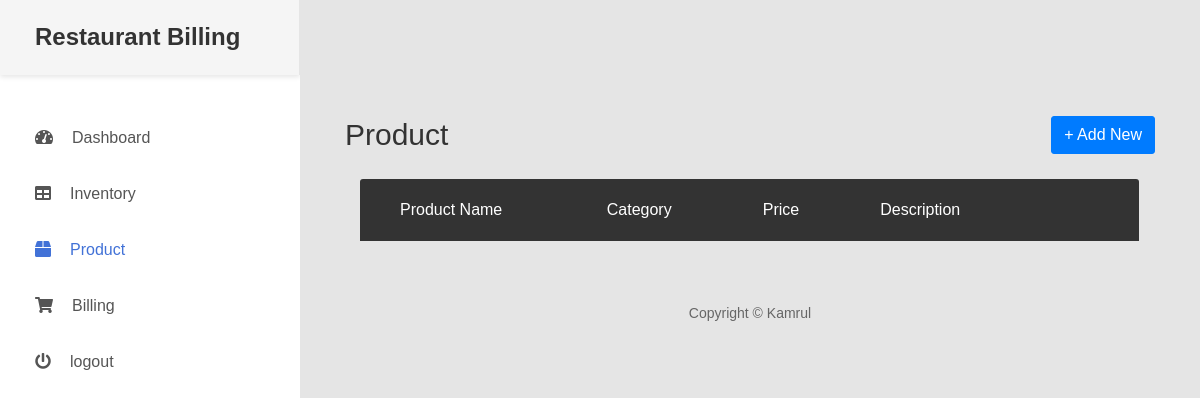
Before: /product.php with the older database file.
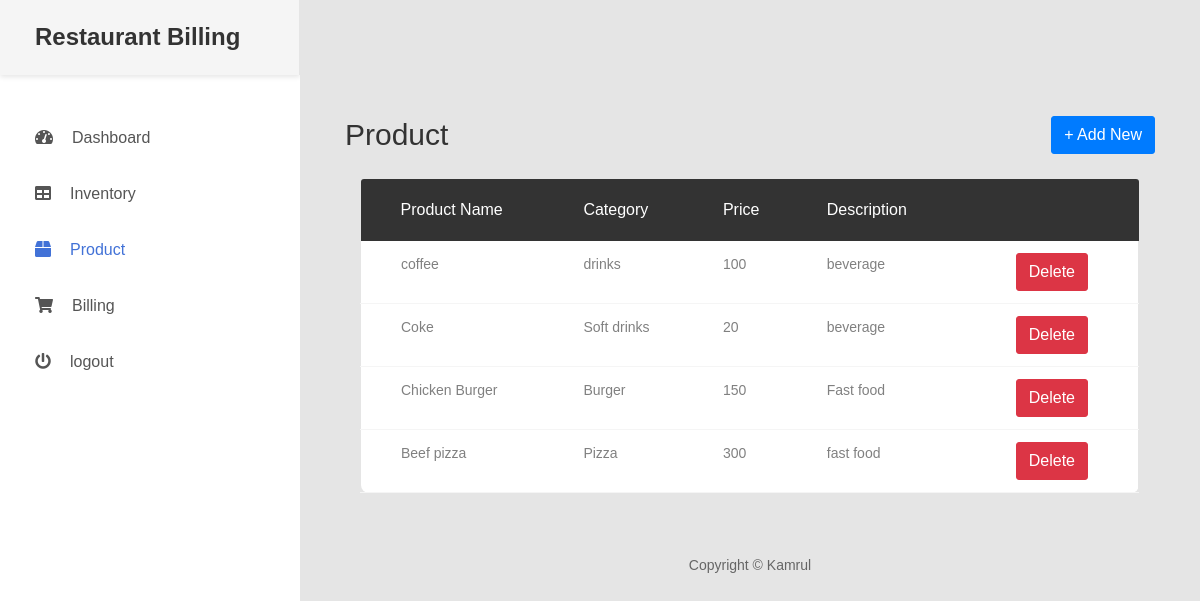
After: the same page with the newer database file.
### tables this page shows
CREATE TABLE `product` (
  `id` int(11) NOT NULL,
  `product_name` varchar(50) NOT NULL,
  `category` varchar(50) NOT NULL,
  `price` int(10) NOT NULL,
  `description` varchar(100) NOT NULL
);

### product.php (the view, shortened to what this page needs)
<?php
    include 'conn.php';
?>
<!DOCTYPE html>
<html lang="en">
<head>
    <link href="assets/css/font-face.css' %}" rel="stylesheet" media="all">
    <link href="assets/vendor/font-awesome-4.7/css/font-awesome.min.css" rel="stylesheet" media="all">
    <link href="assets/vendor/font-awesome-5/css/fontawesome-all.min.css" rel="stylesheet" media="all">
    <link href="assets/vendor/mdi-font/css/material-design-iconic-font.min.css" rel="stylesheet" media="all">
    <link href="assets/vendor/bootstrap-4.1/bootstrap.min.css" rel="stylesheet" media="all">
    <link href="assets/vendor/animsition/animsition.min.css" rel="stylesheet" media="all">
    <link href="assets/vendor/bootstrap-progressbar/bootstrap-progressbar-3.3.4.min.css" rel="stylesheet" media="all">
    <link href="assets/vendor/wow/animate.css" rel="stylesheet" media="all">
    <link href="assets/vendor/css-hamburgers/hamburgers.min.css" rel="stylesheet" media="all">
    <link href="assets/vendor/slick/slick.css" rel="stylesheet" media="all">
    <link href="assets/vendor/select2/select2.min.css" rel="stylesheet" media="all">
    <link href="assets/vendor/perfect-scrollbar/perfect-scrollbar.css" rel="stylesheet" media="all">
    <link href="assets/css/theme.css" rel="stylesheet" media="all">
</head>
<body class="animsition">
    <div class="page-wrapper">
        <aside class="menu-sidebar d-none d-lg-block">
            <div class="logo">
                <a href="../">
                    <h3>Restaurant Billing</h3>
                </a>
            </div>
            <div class="menu-sidebar__content js-scrollbar1">
                <nav class="navbar-sidebar">
                    <ul class="list-unstyled navbar__list">
                        <li>
                            <a href="dashboard.php">
                                <i class="fas fa-tachometer-alt"></i>Dashboard</a>
                        </li>
                        <li>
                            <a href="inventory.php">
                                <i class="fas fa-table"></i>Inventory</a>
                        </li>
                        <li  class="active">
                            <a href="product.php">
                                <i class="fas fa-box"></i>Product</a>
                        </li>
                        <li>
                            <a href="billing.php">
                                <i class="fas fa-shopping-cart"></i>Billing</a>
                        </li>
                        <li>
                            <a href="logout.php">
                                <i class="fa fa-power-off"></i>logout</a>
                        </li>
                    </ul>
                </nav>
            </div>
        </aside>
        <div class="page-container">
            <div class="main-content">
                <div class="section__content section__content--p30">
                    <div class="container-fluid">
                        <div class="row">
                            <div class="col-md-12">
                                <div class="overview-wrap">
                                    <h2 class="title-1">Product</h2>
                                    <a class="btn btn-primary" href="addproduct.php" type="button"> + Add New</a>
                                </div>
                            </div>
                        </div>
                        <div class="row">
                            <div class="col-lg-12">
                                <div class="col-md-12">
                                    <div class="table-responsive m-b-40">
                                        <table class="table table-borderless table-data3">
                                            <thead>
                                                <tr>
                                                    <th>Product Name</th>
                                                    <th>Category</th>
                                                    <th>Price</th>
                                                    <th>Description</th>
                                                    <th></th>
                                                </tr>
                                            </thead>
                                            <tbody>
                                            <?php
                                                $sql = "SELECT * from Product ";
                                                $result = $conn-> query($sql);
                                                while($row = mysqli_fetch_array($result)) {
                                                    echo "<tr>";
                                                    echo "<td>".$row['product_name']."</td>";
                                                    echo "<td>".$row['category']."</td>";
                                                    echo "<td>".$row['price']."</td>";
                                                    echo "<td>".$row['description']."</td>";
                                                    echo "<td><button action='deleteproduct.php' method='POST' value='" .$row['id']. "' class='btn btn-danger'> Delete</button></td>";
                                                    }
                                                ?>
                                            </tbody>
                                        </table>
                                    </div>
                                </div>
                            </div>
                        </div>
                        <div class="row">
                            <div class="col-md-12">
                                <div class="copyright">
                                    <p>Copyright © Kamrul</p>
                                </div>
                            </div>
                        </div>
                    </div>
                </div>
            </div>
        </div>
    </div>
</body>
</html>

Changed rows visible on the page:
added product: product_name "coffee", category "drinks", price "100", description "beverage", $row['id'] 7 (drawn)
added product: product_name "Coke", category "Soft drinks", price "20", description "beverage", $row['id'] 8 (drawn)
added product: product_name "Chicken Burger", category "Burger", price "150", description "Fast food", $row['id'] 9 (drawn)
added product: product_name "Beef pizza", category "Pizza", price "300", description "fast food", $row['id'] 10 (drawn)
